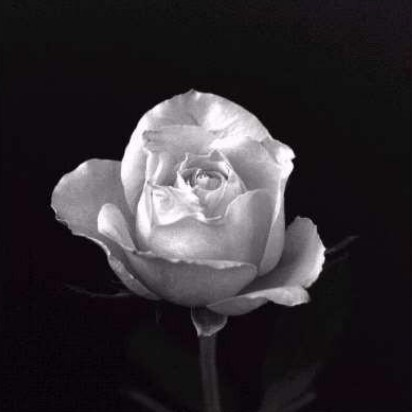
#> input picture R1.jpg, 412 x 412 px
$ python low_pass_filter.py
#> lines starting #> are read from the running program, lines starting #| are printed output that depends on the picture
import numpy as np
import cv2
import matplotlib.pyplot as plt

# Load the image
image = cv2.imread('R1.jpg', cv2.IMREAD_GRAYSCALE)
#> image: shape (412, 412); min 0, max 255, mean 46.9

# Get the dimensions of the image
rows, cols = image.shape
#> rows = 412; cols = 412

# Create a meshgrid
x, y = np.meshgrid(np.arange(cols), np.arange(rows))

# Calculate the distance from the center of the image
center_x, center_y = cols // 2, rows // 2
#> center_x = 206; center_y = 206
distance = np.sqrt((x - center_x) ** 2 + (y - center_y) ** 2)

# Define the Butterworth filter parameters
threshold_distance = 300
order = 3

# Create the Butterworth filter
butterworth_filter = 1 / (1 + (distance / threshold_distance) ** (2 * order))

# Define the Laplacian kernel
laplacian_kernel = np.array([[0, 1, 0],
                             [1, -4, 1],
                             [0, 1, 0]])

# Apply the Laplacian kernel to the image
laplacian_image = cv2.filter2D(image, -1, laplacian_kernel)
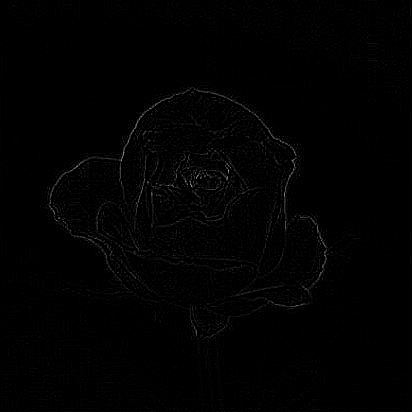
#> laplacian_image: shape (412, 412); min 0, max 176, mean 1.9

# Apply the Butterworth filter to the Laplacian image
filtered_image = laplacian_image * butterworth_filter

# Normalize the filtered image
filtered_image = np.clip(filtered_image, 0, 255)

# Convert to uint8
filtered_image = filtered_image.astype(np.uint8)

# Display the original and filtered images
plt.figure(figsize=(12, 6))
plt.subplot(121)
plt.imshow(image, cmap='gray')
plt.title('Original Image')

plt.subplot(122)
plt.imshow(filtered_image, cmap='gray')
plt.title(f'Filtered Image (Threshold Distance: {threshold_distance})')

plt.show()
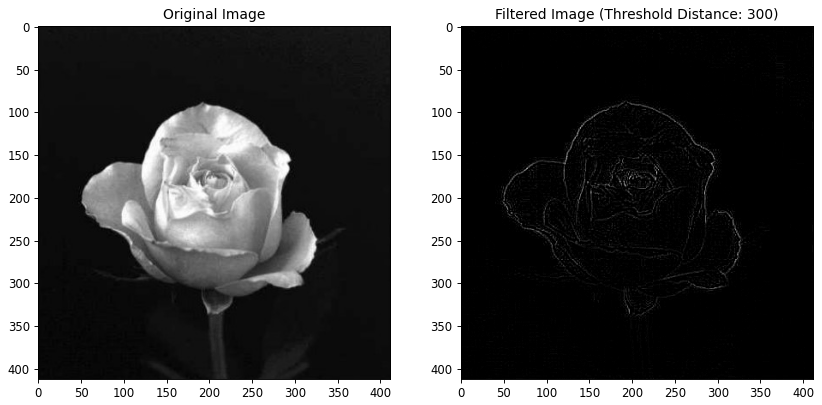
#> figure drawn by matplotlib, 2 panels
